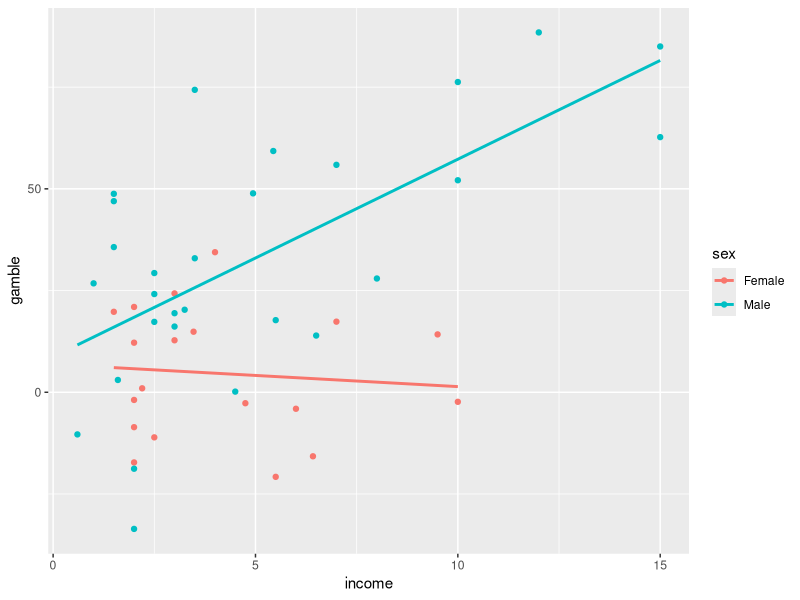
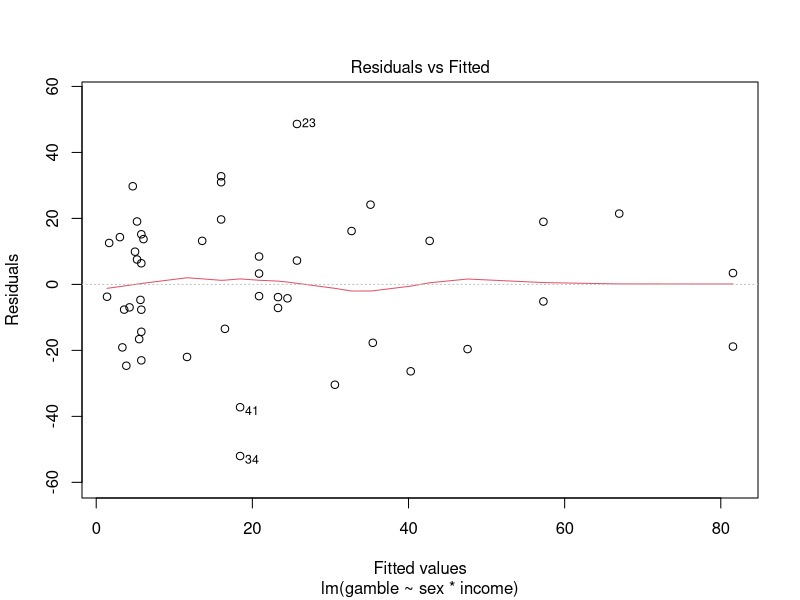
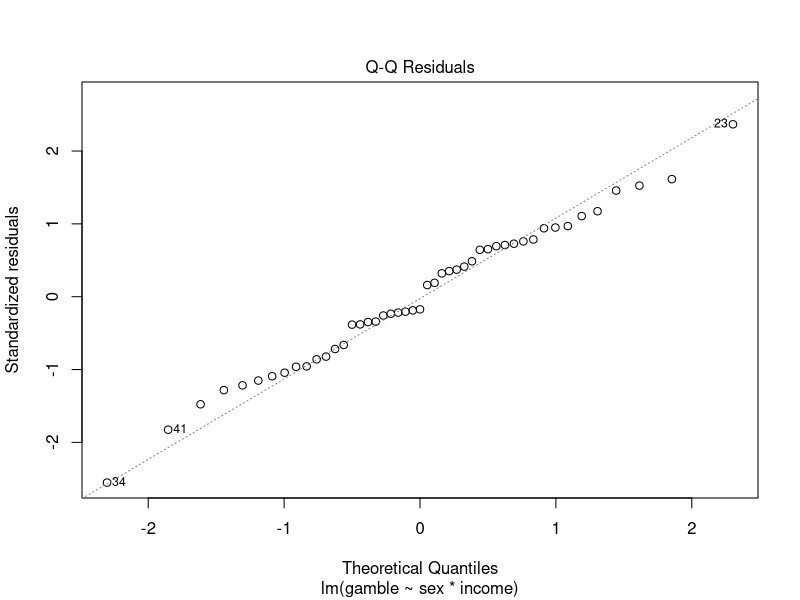
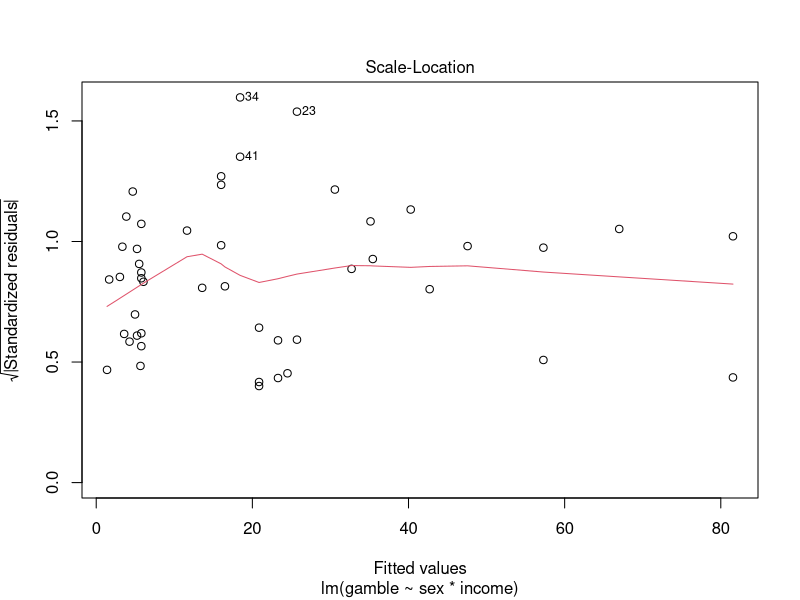
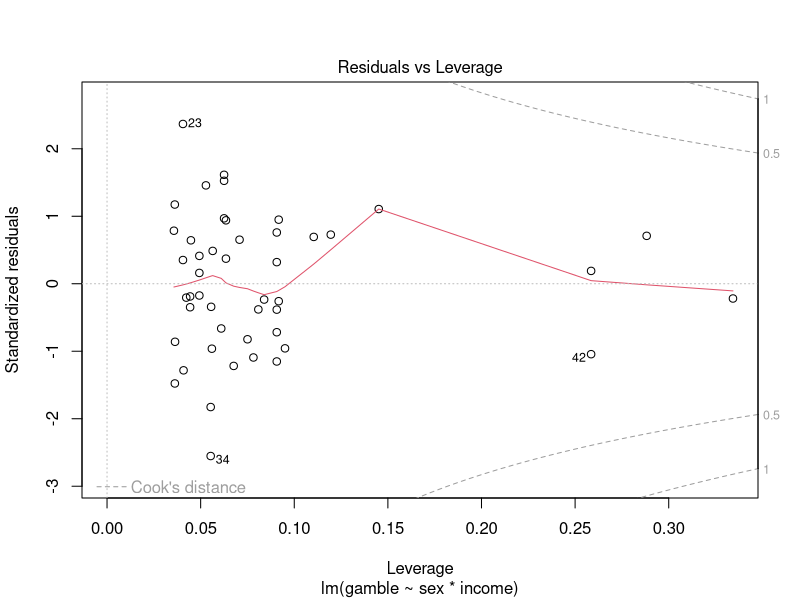

R code for these plots, in order:
## ---- chunk 1
# Carga los datos
library(readr)
teengamb <- read_csv("teengamb.csv")
View(teengamb)
## ---- chunk 2
library("tidyverse")  # carga ggplot

# completa el siguiente código
ggplot(teengamb, aes(x = income, col = sex, y=gamble))+ 
  geom_point() + # añade la geometría adecuada para los puntos
  geom_smooth(method = "lm", se = FALSE)  # añade las rectas de regresión
## ---- chunk 3
# Crea un modelo con interacciones en base a tu conclusión del apartado anterior
gamb_model <- lm(gamble ~ sex * income, teengamb)

# Obtén p-valores e intervalos de confianza. Usa summary y confint
summary(gamb_model)
confint(gamb_model)
## ---- chunk 4
# Interpretar las 4 gráficas siguientes para decidir si las asunciones del modelo
# se cumplen
plot(gamb_model, ask = FALSE)
